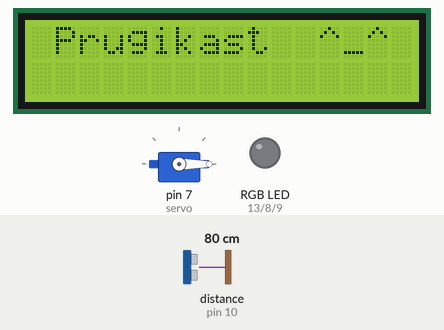
Simulated run of this sketch. Board: Arduino Uno, built with avr-gcc and run on an emulated ATmega328P. Shown: 16×2 character LCD, servo, an RGB LED mixed from three pins (HIGH = lit). Wiring (inferred from the names in the program): ultrasonic range finder: trigger pin 10; echo pin 10. The inputs (shaded band) are chosen by the test bench; at power-on: distance to the obstacle (sensor on pin 10) 80 cm. The echo pulse lasts 58.3 µs per cm; what the sketch prints to the serial monitor is not drawn.

Above: at 4.1 s.
At 7.2 s:
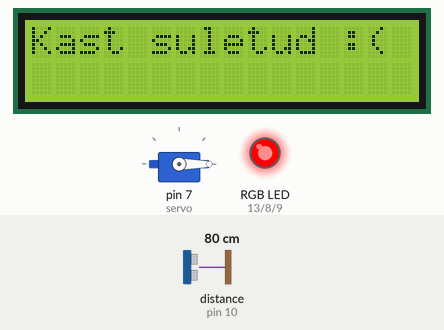
7.3 s: distance to the obstacle (sensor on pin 10) set to 2 cm
At 8.6 s:
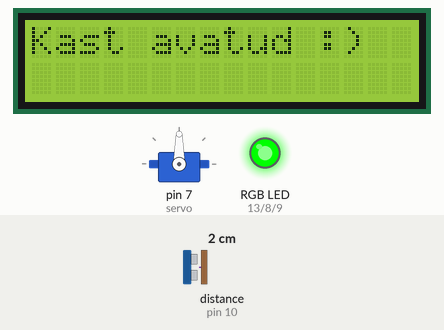
9.1 s: distance to the obstacle (sensor on pin 10) set to 60 cm
At 10.3 s:
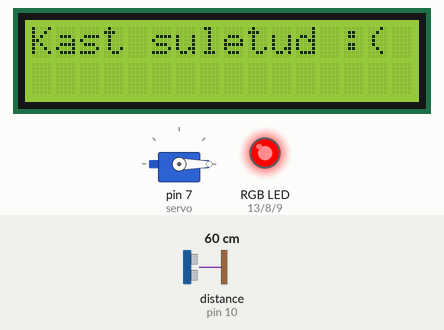
10.6 s: distance to the obstacle (sensor on pin 10) set to 4 cm
At 11.3 s:
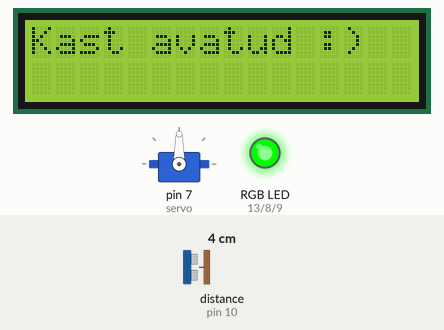
Timing chart, 0 to 13.6 s (numbered marks = the images above; inputs shaded):
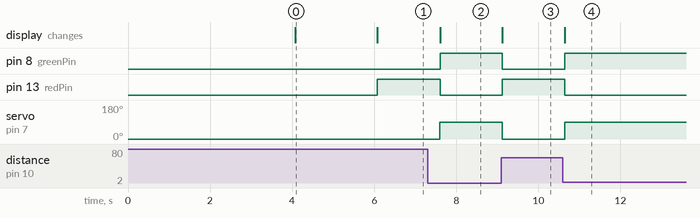

Measured:
- after the input at 7.3 s, pin 8 (greenPin): LOW → HIGH after 0.31 s; pin 13 (redPin): HIGH → LOW after 0.31 s; servo on pin 7 (servo): 0° → 90° after 0.30 s; the display: changes after 0.31 s (image 2)
- after the input at 9.1 s, pin 8 (greenPin): HIGH → LOW at once; pin 13 (redPin): LOW → HIGH at once; servo on pin 7 (servo): 90° → 0° at once; the display: changes at once (image 3)
- after the input at 10.6 s, pin 8 (greenPin): LOW → HIGH after 0.05 s; pin 13 (redPin): HIGH → LOW after 0.05 s; servo on pin 7 (servo): 0° → 90° at once; the display: changes after 0.05 s (image 4)
- what the display in image 0 shows lasts 2.0 s, from 4.1 s to 6.1 s

The sketch:

07_SmartTrashBin.ino
```cpp
#include <LiquidCrystal.h>
#include <Servo.h>
// LCD: RS, E, D4, D5, D6, D7
LiquidCrystal lcd(12, 11, 5, 4, 3, 2);
Servo servo;
const int sigPin = 10;
const int redPin = 13;
const int greenPin = 8;
const int bluePin = 9;
void setup() {
  lcd.begin(16, 2);
  Serial.begin(9600);
  servo.attach(7);
  servo.write(0);
  // Настройка пинов RGB светодиода
  pinMode(redPin, OUTPUT);
  pinMode(greenPin, OUTPUT);
  pinMode(bluePin, OUTPUT);
  lcd.setCursor(0, 0);
  lcd.print("Hello! :)");
  lcd.setCursor(0, 1);
  lcd.print("Valmis kasutamiseks");
  delay(4000);
  lcd.clear();
  lcd.setCursor(1, 0);
  lcd.print("Prugikast  ^_^");
  delay(2000);
}
void loop() {
  long duration, distance;
  // Отправка сигнала
  pinMode(sigPin, OUTPUT);
  digitalWrite(sigPin, LOW);
  delayMicroseconds(2);
  digitalWrite(sigPin, HIGH);
  delayMicroseconds(10);
  digitalWrite(sigPin, LOW);
  // Получение сигнала
  pinMode(sigPin, INPUT);
  duration = pulseIn(sigPin, HIGH);
  distance = duration * 0.0343 / 2;
  Serial.println(distance);
  if (distance < 50 && distance > 0) {
    servo.write(90);
    lcd.clear();
    lcd.setCursor(0, 0);
    lcd.print("Kast avatud :)");
    digitalWrite(greenPin, HIGH);  // Зелёный свет
    digitalWrite(redPin, LOW);
    digitalWrite(bluePin, LOW);
  } else {
    servo.write(0);
    lcd.clear();
    lcd.setCursor(0, 0);
    lcd.print("Kast suletud :(");
    digitalWrite(redPin, HIGH);   // Красный свет
    digitalWrite(greenPin, LOW);
    digitalWrite(bluePin, LOW);
  }
  delay(500);
}
```
